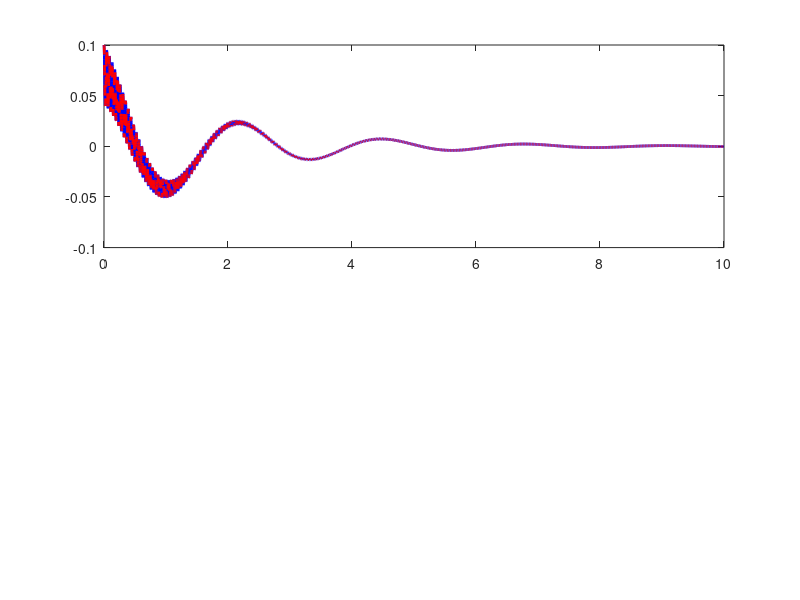

This figure's MATLAB source: (Note: this script raises an error after producing the figure.)
clc 
clear all
close all
load fjoin.mat
load afile.txt

matlab = fjoin';
cplus = afile;





fontsize = 26;

figure(1)
subplot(2,1,1)
plot(matlab(:,1),matlab(:,2),'b','LineWidth',2,'LineStyle','-');
hold on
plot(cplus(:,1),cplus(:,2),'r','LineWidth',2,'LineStyle','--');
setlabels('Time (s)', 'Rotational angle q_1(rad)', '',[0 4 -0.06 0.1],'on', fontsize);
legend('Matlab','C++');
subplot(2,1,2)
plot(matlab(:,1),matlab(:,2)-cplus(:,2),'b','LineWidth',2,'LineStyle','-');
setlabels('Time (s)', 'Difference q_1(rad)', '',[0 4 -1e-7 1e-7],'on', fontsize);


figure(2)
subplot(2,1,1)
plot(matlab(:,1),matlab(:,3),'b','LineWidth',2,'LineStyle','-');
hold on
plot(cplus(:,1),cplus(:,3),'r','LineWidth',2,'LineStyle','--');
setlabels('Time (s)', 'Rotational angle q_2(rad)', '',[0 4 -20 30],'on', fontsize);
legend('Matlab','C++');
subplot(2,1,2)
plot(matlab(:,1),matlab(:,3)-cplus(:,3),'b','LineWidth',2,'LineStyle','-');
setlabels('Time (s)', 'Difference q_2(rad)', '',[0 4 -1e-4 1e-4],'on', fontsize);


figure(3)
subplot(2,1,1)
plot(matlab(:,1),matlab(:,4),'b','LineWidth',2,'LineStyle','-');
hold on
plot(cplus(:,1),cplus(:,4),'r','LineWidth',2,'LineStyle','--');
setlabels('Time (s)', 'Velocity angle q_1(rad/s)', '',[0 4 -5 5],'on', fontsize);
legend('Matlab','C++');
subplot(2,1,2)
plot(matlab(:,1),matlab(:,4)-cplus(:,4),'b','LineWidth',2,'LineStyle','-');
setlabels('Time (s)', 'Difference velocity q_1(rad/s)', '',[0 4 -1e-5 1e-5],'on', fontsize);


figure(4)
subplot(2,1,1)
plot(matlab(:,1),matlab(:,5),'b','LineWidth',2,'LineStyle','-');
hold on
plot(cplus(:,1),cplus(:,5),'r','LineWidth',2,'LineStyle','--');
setlabels('Time (s)', 'Velocity angle q_2(rad/s)', '',[0 4 -2000 2000],'on', fontsize);
legend('Matlab','C++');
subplot(2,1,2)
plot(matlab(:,1),matlab(:,5)-cplus(:,5),'b','LineWidth',2,'LineStyle','-');
setlabels('Time (s)', 'Difference velocity q_2(rad/s)', '',[0 4 -1e-2 1e-2],'on', fontsize);






% print2word('position q1');
